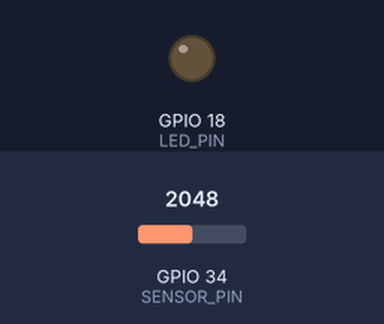
A sketch run on a simulated ESP32. Shown: output pins drawn as LEDs (lit = HIGH). The inputs (shaded band) are chosen by the test bench; at power-on: GPIO 34 (SENSOR_PIN) = 2048 (analog values on the 0–4095 scale). WiFi joins after 1.5 s; servers stay silent unless stated; uploads are accepted with an empty reply; what the sketch prints to the serial monitor is not drawn.

Above: at 0.7 s.
At 4.6 s:
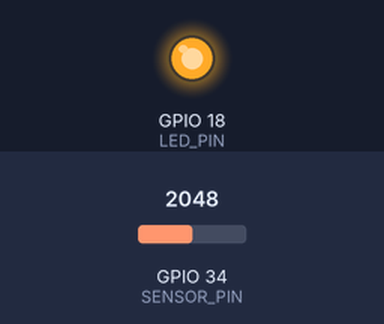
Timing chart, 0 to 6.9 s (numbered marks = the images above):
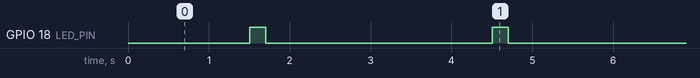

The sketch:

main.ino
```cpp
#include <WiFi.h>
#include <HTTPClient.h>

// Wi-Fi credentials
const char* ssid = "Wokwi-GUEST";
const char* password = "";

// Pin configuration
#define SENSOR_PIN 34
#define LED_PIN 18

// Shared sensor value
volatile uint16_t sensorValue = 0;

// Wi-Fi task
void wifiTask(void *parameter) {

  WiFi.mode(WIFI_STA);
  WiFi.begin(ssid, password);

  Serial.println("Connecting to WiFi...");

  while (WiFi.status() != WL_CONNECTED) {
    vTaskDelay(pdMS_TO_TICKS(500));
  }

  Serial.println("WiFi Connected!");
  Serial.print("IP Address: ");
  Serial.println(WiFi.localIP());

  TickType_t lastWakeTime = xTaskGetTickCount();

  while (true) {

    if (WiFi.status() == WL_CONNECTED) {

      uint16_t value = sensorValue;

      String url =
        "http://httpbin.org/get?sensor=" + String(value);

      HTTPClient http;

      http.setTimeout(2000);

      digitalWrite(LED_PIN, HIGH);

      if (http.begin(url)) {

        int httpCode = http.GET();

        Serial.print("HTTP Response: ");
        Serial.println(httpCode);

        if (httpCode > 0) {
          Serial.println("Data transmitted successfully!");
        }

        http.end();
      }

      digitalWrite(LED_PIN, LOW);
    }

    // Schedule the next transmission
    vTaskDelayUntil(
      &lastWakeTime,
      pdMS_TO_TICKS(3000)
    );
  }
}

void setup() {

  Serial.begin(115200);

  pinMode(LED_PIN, OUTPUT);
  digitalWrite(LED_PIN, LOW);

  // Configure ADC
  analogReadResolution(12);
  analogSetPinAttenuation(SENSOR_PIN, ADC_11db);

  Serial.println("ESP32 IoT Telemetry Node Started!");

  // Start networking on a separate FreeRTOS task
  xTaskCreatePinnedToCore(
    wifiTask,
    "WiFi_Task",
    8192,
    NULL,
    1,
    NULL,
    0
  );
}

void loop() {

  // Continuously read analog sensor
  sensorValue = analogRead(SENSOR_PIN);

  // Print raw 12-bit ADC value
  Serial.print("Sensor Value: ");
  Serial.println(sensorValue);

  delay(100);
}
```

Measured:
- by itself, GPIO 18 (LED_PIN): alternates HIGH for 0.20 s and LOW for 2.8 s
